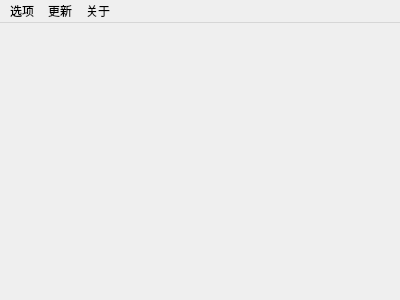
<?xml version="1.0" encoding="UTF-8"?>
<ui version="4.0">
 <class>MapleCalcUi</class>
 <widget class="QMainWindow" name="MapleCalcUi">
  <property name="geometry">
   <rect>
    <x>0</x>
    <y>0</y>
    <width>400</width>
    <height>300</height>
   </rect>
  </property>
  <property name="windowTitle">
   <string>MapleCalc</string>
  </property>
  <widget class="QWidget" name="centralWidget">
   <layout class="QVBoxLayout" name="m_Layout" stretch="0,0,0,0,0,0,0">
    <property name="spacing">
     <number>5</number>
    </property>
    <property name="leftMargin">
     <number>5</number>
    </property>
    <property name="topMargin">
     <number>5</number>
    </property>
    <property name="rightMargin">
     <number>5</number>
    </property>
    <property name="bottomMargin">
     <number>5</number>
    </property>
    <item>
     <widget class="QLabel" name="characterLabel">
      <property name="text">
       <string/>
      </property>
     </widget>
    </item>
    <item>
     <widget class="QLabel" name="dispLabel">
      <property name="text">
       <string/>
      </property>
      <property name="alignment">
       <set>Qt::AlignLeading|Qt::AlignLeft|Qt::AlignTop</set>
      </property>
     </widget>
    </item>
    <item>
     <widget class="QLabel" name="propertyAtkLabel">
      <property name="text">
       <string/>
      </property>
     </widget>
    </item>
    <item>
     <widget class="QLabel" name="realAtkLabel">
      <property name="text">
       <string/>
      </property>
     </widget>
    </item>
    <item>
     <widget class="QLabel" name="normalMAtkLabel">
      <property name="text">
       <string/>
      </property>
     </widget>
    </item>
    <item>
     <widget class="QLabel" name="bossAtkLabel">
      <property name="text">
       <string/>
      </property>
     </widget>
    </item>
    <item>
     <widget class="QLabel" name="boss300AtkLabel">
      <property name="text">
       <string/>
      </property>
     </widget>
    </item>
   </layout>
  </widget>
  <widget class="QMenuBar" name="menuBar">
   <property name="geometry">
    <rect>
     <x>0</x>
     <y>0</y>
     <width>400</width>
     <height>23</height>
    </rect>
   </property>
   <widget class="QMenu" name="menu_character">
    <property name="title">
     <string>选项</string>
    </property>
    <addaction name="action_create"/>
    <addaction name="action_open"/>
    <addaction name="action_change"/>
    <addaction name="action_save"/>
   </widget>
   <widget class="QMenu" name="menu_update">
    <property name="title">
     <string>更新</string>
    </property>
    <addaction name="action_update"/>
    <addaction name="action_updatelog"/>
   </widget>
   <widget class="QMenu" name="menu_about">
    <property name="title">
     <string>关于</string>
    </property>
    <addaction name="action_about"/>
   </widget>
   <addaction name="menu_character"/>
   <addaction name="menu_update"/>
   <addaction name="menu_about"/>
  </widget>
  <action name="action_create">
   <property name="text">
    <string>新建角色</string>
   </property>
   <property name="shortcut">
    <string>Ctrl+N</string>
   </property>
  </action>
  <action name="action_open">
   <property name="text">
    <string>打开角色</string>
   </property>
   <property name="shortcut">
    <string>Ctrl+O</string>
   </property>
  </action>
  <action name="action_change">
   <property name="text">
    <string>更改装备</string>
   </property>
   <property name="shortcut">
    <string>Ctrl+E</string>
   </property>
  </action>
  <action name="action_save">
   <property name="text">
    <string>保存角色</string>
   </property>
   <property name="shortcut">
    <string>Ctrl+S</string>
   </property>
  </action>
  <action name="action_update">
   <property name="text">
    <string>更新（没做</string>
   </property>
  </action>
  <action name="action_updatelog">
   <property name="text">
    <string>版本说明</string>
   </property>
  </action>
  <action name="action_about">
   <property name="text">
    <string>关于</string>
   </property>
  </action>
 </widget>
 <resources/>
 <connections/>
</ui>
